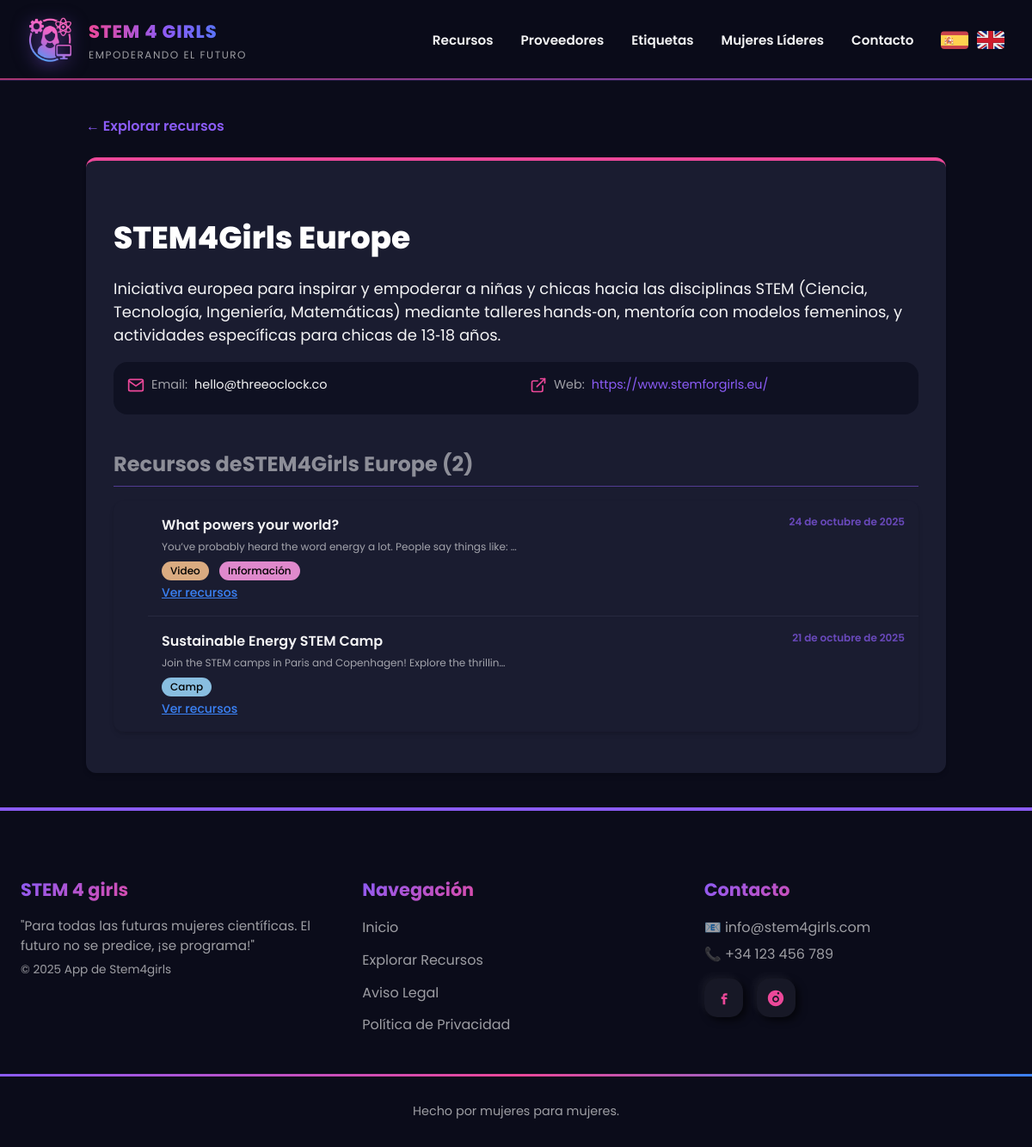
/proveedores/1/, run on the app's committed database.
### appstem4girls/models.py (models this page shows, shortened)
class Proveedor(models.Model):
    nombre = models.CharField(max_length=100)
    descripcion = models.TextField()
    ciudad = models.CharField(max_length=150, blank=True)
    direccion = models.CharField(max_length=200, blank=True)
    telefono = models.CharField(max_length=20, blank=True)
    email = models.EmailField(blank=True)
    web = models.URLField(blank=True, null=True)

class Recurso(models.Model):
    titulo = models.CharField(max_length=200)
    descripcion = models.TextField()
    fecha_publicacion = models.DateField(auto_now_add=True)
    enlace = models.URLField(blank=True)
    proveedor = models.ForeignKey(Proveedor, on_delete=models.CASCADE, related_name='recursos')
    tags = models.ManyToManyField(Tag, related_name='recursos')
    imagen = models.ImageField(upload_to='images',blank=True,null=True,verbose_name='Image')

class Tag(models.Model):
    nombre = models.CharField(max_length=50)
    descripcion = models.TextField(blank=True)
    color_class = models.CharField(max_length=20, default='blue')

### appstem4girls/views.py (the view)
# urls.py: path('proveedores/<int:proveedor_id>/', views.detalle_proveedor, name='detalle_proveedor'),
def detalle_proveedor(request, proveedor_id):
    proveedor = get_object_or_404(Proveedor, id=proveedor_id)
    recursos = proveedor.recursos.all().order_by('-fecha_publicacion')
    return render(request, 'detalle_proveedor.html', {'proveedor': proveedor, 'recursos': recursos})

### appstem4girls/templates/detalle_proveedor.html (shortened to what this page needs)
{% extends "base.html" %}
{% load static%}
{% load i18n %}
{% block extra_css %}
    <link rel="stylesheet" href="{% static 'css/proveedores.css' %}">
{% endblock %}
{% block contenido %}
<section class="p-contenedor">
    <a href="{% url 'lista_proveedores' %}" class="lp-volver">&larr; {% trans "Volver a proveedores" %}</a>
    <div class="p-tarjeta">
        <h1>{{ proveedor.nombre }}</h1>
        <p class="p-descripcion">{{ proveedor.descripcion }}</p>
        <div class="contenedor-contacto">
            {% if proveedor.email %}
                <div class="contacto">
                    <svg class="icon" viewBox="0 0 24 24" fill="none"
                        stroke="currentColor" stroke-width="2"
                        stroke-linecap="round" stroke-linejoin="round">
                        <path d="M4 4h16c1.1 0 2 .9 2 2v12c0 1.1-.9 2-2 2H4c-1.1 0-2-.9-2-2V6c0-1.1.9-2 2-2z"/>
                        <polyline points="22,6 12,13 2,6"/>
                    </svg>
                    <span class="label">{% trans "Email:" %}</span>
                    <span class="valor">{{ proveedor.email }}</span>
                </div>
            {% endif%}
            {% if proveedor.web %}
                <div class="contacto">
                    <svg class="icon" viewBox="0 0 24 24" fill="none"
                        stroke="currentColor" stroke-width="2"
                        stroke-linecap="round" stroke-linejoin="round">
                        <path d="M18 13v6a2 2 0 0 1-2 2H5a2 2 0 0 1-2-2V8a2 2 0 0 1 2-2h6"/>
                        <path d="M15 3h6v6"/>
                        <path d="M10 14L21 3"/>
                    </svg>
                    <span class="label">{% trans "Web:" %}</span>
                    <a href="{{ proveedor.web }}" target="_blank">{{ proveedor.web }}</a>
                </div>
            {% endif%}
        </div>
        <h2 class="lr-titulo">{% trans "Recursos de" %}{{ proveedor.nombre }} ({{ recursos.count }})</h2>
        {% if recursos %}
            <ul class="lr">
                {% for recurso in recursos %}
                    <li class="recurso">
                        <span class="r-fecha">{{ recurso.fecha_publicacion }}</span>
                        <div class="r.info">
                            <span class="r-titulo">{{ recurso.titulo }}</span>
                            <span class="r-descripcion">{{ recurso.descripcion|truncatechars:70 }}</span>
                            <div class="r-tags">
                                {% for tag in recurso.tags.all %}
                                    <a href="{% url 'detalle_tag' tag.id %}" class="tag {{ tag.color_class }}">
                                        {{ tag.nombre }}
                                    </a>
                                {% endfor %}
                            </div>
                        </div>
                        <a href="{% url 'detalle_recurso' recurso.id %}" class="r-link">
                           {% trans "Ver recurso" %}
                        </a>
                    </li>
                {% endfor %}
            </ul>
        {% else %}
            <p class="no-recursos">{% trans "Este proveedor aún no tiene recursos asociados." %}</p>
        {% endif %}
    </div>
</section>
{% endblock %}

### appstem4girls/static/css/base.css (style rules this page uses)
:root { --primary: #8B5CF6; --secondary: #EC4899; --accent: #3B82F6; --text-light: rgba(255, 255, 255, 0.95); --text-muted: rgba(255, 255, 255, 0.6); --bg-dark: #0B0C1A; }
body { font-family: 'Poppins', Arial, sans-serif; background-color: var(--bg-dark); color: var(--text-light); margin: 0; padding: 0; min-height: 100vh; display: flex; flex-direction: column; }
.icon { width: 22px; height: 22px; color: var(--secondary); }

### appstem4girls/static/css/proveedores.css (style rules this page uses)
.p-contenedor { max-width: 1000px; margin-left: auto; margin-right: auto; padding: 2.5rem 1rem; flex-grow: 1; }
.lp-volver { display: flex; margin-bottom: 1.5rem; align-items: center; color: var(--primary); font-weight: 600; transition: color 0.15s ease-in-out; text-decoration: none; }
.p-tarjeta { background-color: #1a1c30; border-radius: 12px; box-shadow: 0 4px 6px -1px rgba(0, 0, 0, 0.1), 0 2px 4px -2px rgba(0, 0, 0, 0.1); padding: 2rem; border-top: 4px solid var(--secondary); }
.p-tarjeta h1 { font-size: 2.25rem; font-weight: 800; color: white; margin-bottom: 1rem; }
.p-descripcion { font-size: 1.125rem; color: var(--text-light); }
.contenedor-contacto { display: grid; grid-template-columns: 1fr; gap: 1rem 2rem; margin-bottom: 2.5rem; padding: 1rem; border-radius: 1rem; background-color: #0f1122; }
@media (min-width:768px) { .contenedor-contacto { grid-template-columns: repeat(2, minmax(0, 1fr)); } }
.contacto { display: flex; align-items: center; font-size: 0.9rem; margin-bottom: 0.5rem; }
.contacto svg { height: 1.25rem; width: 1.25rem; margin-right: 0.5rem; color: var(--secondary); }
.label { color: var(--text-muted); margin-right: 0.5rem; }
.contacto a { color: var(--primary); text-decoration: none; }
.valor { color: var(--text-light); }
.lr-titulo { font-size: 1.5rem; font-weight: 700; color: white; margin-bottom: 1rem; border-bottom: 1px solid var(--primary); opacity: 0.5; padding-bottom: 0.5rem; }
.lr { overflow-y: auto; background-color: #1a1c30; border-radius: 12px; box-shadow: 0 4px 6px -1px rgba(0, 0, 0, 0.1), 0 2px 4px -2px rgba(0, 0, 0, 0.1); }
.lr li:not(:last-child) { border-bottom: 1px solid #282a40; }
.lr li:last-child { border-bottom: none; }
.recurso { padding: 1rem; display: flex; flex-direction: column; justify-content: space-between; position: relative; transition: background-color 0.15s ease-in-out; }
.r-fecha { position: absolute; top: 1rem; right: 1rem; font-size: 0.75rem; font-weight: 600; color: var(--primary); opacity: 0.7; }
.r-titulo { color: var(--text-light); font-weight: 600; display: block; }
.r-descripcion { display: block; font-size: 0.75rem; color: var(--text-muted); margin-top: 0.25rem; }
.tag { display: inline-flex; align-items: center; border-radius: 20px; background-color: rgba(109, 40, 217, 0.5); padding: 0.125rem 0.625rem; font-size: 0.75rem; font-weight: 500; color: black; margin-right: 0.5rem; margin-bottom: 0.25rem; margin-top: 0.5rem; text-decoration: none; }
.tag.blue { background-color: #89bee0; }
.tag.green { background-color: #df89cc; }
.tag.orange { background-color: #daab81; }
.r-link { color: var(--accent); background-color: transparent; border: none; cursor: pointer; font-weight: 500; font-size: 14px; flex-shrink: 0; transition: color 0.15s ease-in-out; padding: 0; }

### data on the page
Proveedor: nombre "STEM4Girls Europe", descripcion "Iniciativa europea para inspirar y empoderar a niñas y chicas hacia las disciplinas STEM (Ciencia, Tecnología, Ingeniería, Matemáticas) mediante talleres hands‑on, mentoría con modelos femeninos, y actividades específicas para chicas de 13‑18 años.", email "hello@threeoclock.co", web "https://www.stemforgirls.eu/"
Recurso: fecha_publicacion "24 de octubre de 2025", titulo "What powers your world?", descripcion "You’ve probably heard the word energy a lot. People say things like: …"
Tag: nombre "Video"
Tag: nombre "Información"
Recurso: fecha_publicacion "21 de octubre de 2025", titulo "Sustainable Energy STEM Camp", descripcion "Join the STEM camps in Paris and Copenhagen! Explore the thrillin…"
Tag: nombre "Camp"

### other printed values
{{ recursos.count }} "2"
